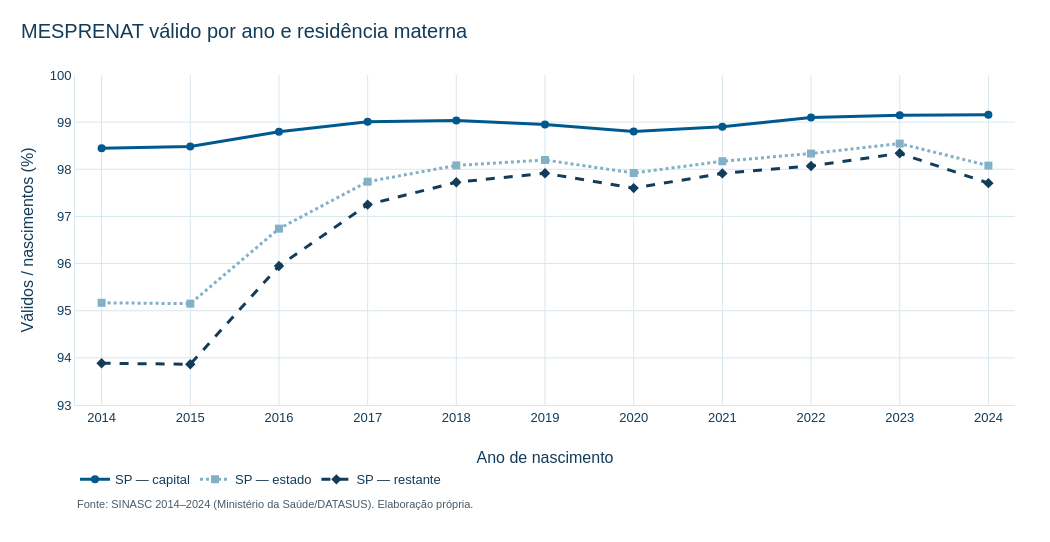

Source (notebook cell):
### Markdown cell above
## 7. Evolução da validade de MESPRENAT

Percentual de códigos 1–9 entre todos os nascimentos do ano/recorte. **Eixo vertical ampliado (93%–100%)** para mostrar diferenças em pontos percentuais. As linhas do estado e da capital se sobrepõem populacionalmente; capital versus restante é a comparação territorial disjunta.

As figuras são produzidas com Plotly e o tema IPT de `src/visualizacao.py`. Cada saída contém o objeto interativo e uma imagem PNG de apoio, permitindo leitura estática sem acesso à internet. A interação depende do suporte Plotly do visualizador Jupyter.

### Code cell
from src.graficos import exibir_plotly

fig_mes = go.Figure()
for recorte in ORDEM:
    serie = dados[dados.recorte_id == recorte].set_index("ano").reindex(ANOS)
    fig_mes.add_scatter(
        x=ANOS, y=serie.pct_mesprenat_valido.tolist(),
        customdata=serie[["n_mesprenat_valido", "n_nascimentos"]].values.tolist(),
        name=NOMES[recorte], mode="lines+markers", connectgaps=False,
        line=dict(color=CORES[recorte], dash=TRACOS[recorte], width=3),
        marker=dict(symbol=MARCAS[recorte], size=8),
        hovertemplate="Ano %{x}<br>Válido: %{y:.2f}%<br>Válidos: %{customdata[0]:,.0f}"
                      "<br>Nascimentos: %{customdata[1]:,.0f}<extra>%{fullData.name}</extra>",
    )
aplicar_tema_base(fig_mes, "MESPRENAT válido por ano e residência materna")
fig_mes.update_layout(width=1050, height=500, separators=",.",
                      legend=dict(orientation="h", y=-0.18, x=0),
                      margin=dict(l=75, r=35, t=75, b=95))
fig_mes.update_xaxes(title="Ano de nascimento", tickmode="array", tickvals=ANOS,
                     tickformat="d", range=[2013.7, 2024.3])
fig_mes.update_yaxes(title="Válidos / nascimentos (%)", range=[93, 100], dtick=1)
# Fonte incorporada à figura para leitura independente.
fig_mes.add_annotation(x=0, xref="paper", xanchor="left", y=0, yref="paper",
    yshift=-fig_mes.layout.margin.b - 12, showarrow=False,
    text="Fonte: SINASC 2014–2024 (Ministério da Saúde/DATASUS). Elaboração própria.",
    font=dict(family="Arial", size=11, color="#4A5A66"))
fig_mes.update_layout(height=fig_mes.layout.height + 42,
    margin=dict(b=fig_mes.layout.margin.b + 42))
exibir_plotly(fig_mes)

### Figure 1 — Plotly figure (JSON) as saved in the notebook; plotly's stock layout.template omitted (floating-point values rounded to 4 significant figures)
{"data": [{"connectgaps": false, "customdata": [[173111, 175840], [173640, 176313], [165292, 167303], [167621, 169299], [163755, 165355], [156925, 158587], [145373, 147133], [135234, 136732], [130857, 132050], [127619, 128720], [119768, 120789]], "hovertemplate": "Ano %{x}<br>Válido: %{y:.2f}%<br>Válidos: %{customdata[0]:,.0f}<br>Nascimentos: %{customdata[1]:,.0f}<extra>%{fullData.name}</extra>", "line": {"color": "#00598E", "dash": "solid", "width": 3}, "marker": {"size": 8, "symbol": "circle"}, "mode": "lines+markers", "name": "SP — capital", "type": "scatter", "x": [2014, 2015, 2016, 2017, 2018, 2019, 2020, 2021, 2022, 2023, 2024], "y": [98.45, 98.48, 98.8, 99.01, 99.03, 98.95, 98.8, 98.9, 99.1, 99.14, 99.15]}, {"connectgaps": false, "customdata": [[595453, 625687], [603272, 634026], [581833, 601437], [597957, 611803], [594522, 606146], [572675, 583191], [540831, 552310], [515630, 525239], [503981, 512520], [496577, 503910], [461835, 470887]], "hovertemplate": "Ano %{x}<br>Válido: %{y:.2f}%<br>Válidos: %{customdata[0]:,.0f}<br>Nascimentos: %{customdata[1]:,.0f}<extra>%{fullData.name}</extra>", "line": {"color": "#82B0C6", "dash": "dot", "width": 3}, "marker": {"size": 8, "symbol": "square"}, "mode": "lines+markers", "name": "SP — estado", "type": "scatter", "x": [2014, 2015, 2016, 2017, 2018, 2019, 2020, 2021, 2022, 2023, 2024], "y": [95.17, 95.15, 96.74, 97.74, 98.08, 98.2, 97.92, 98.17, 98.33, 98.54, 98.08]}, {"connectgaps": false, "customdata": [[422342, 449847], [429632, 457713], [416541, 434134], [430336, 442504], [430767, 440791], [415750, 424604], [395458, 405177], [380396, 388507], [373124, 380470], [368958, 375190], [342067, 350098]], "hovertemplate": "Ano %{x}<br>Válido: %{y:.2f}%<br>Válidos: %{customdata[0]:,.0f}<br>Nascimentos: %{customdata[1]:,.0f}<extra>%{fullData.name}</extra>", "line": {"color": "#133C5A", "dash": "dash", "width": 3}, "marker": {"size": 8, "symbol": "diamond"}, "mode": "lines+markers", "name": "SP — restante", "type": "scatter", "x": [2014, 2015, 2016, 2017, 2018, 2019, 2020, 2021, 2022, 2023, 2024], "y": [93.89, 93.86, 95.95, 97.25, 97.73, 97.91, 97.6, 97.91, 98.07, 98.34, 97.71]}], "layout": {"annotations": [{"font": {"color": "#4A5A66", "family": "Arial", "size": 11}, "showarrow": false, "text": "Fonte: SINASC 2014–2024 (Ministério da Saúde/DATASUS). Elaboração própria.", "x": 0, "xanchor": "left", "xref": "paper", "y": 0, "yref": "paper", "yshift": -107}], "height": 542, "legend": {"orientation": "h", "x": 0, "y": -0.18}, "margin": {"b": 137, "l": 75, "r": 35, "t": 75}, "separators": ",.", "title": {"text": "MESPRENAT válido por ano e residência materna"}, "width": 1050, "xaxis": {"range": [2014.0, 2024.0], "tickformat": "d", "tickmode": "array", "tickvals": [2014, 2015, 2016, 2017, 2018, 2019, 2020, 2021, 2022, 2023, 2024], "title": {"text": "Ano de nascimento"}}, "yaxis": {"dtick": 1, "range": [93, 100], "title": {"text": "Válidos / nascimentos (%)"}}}}
